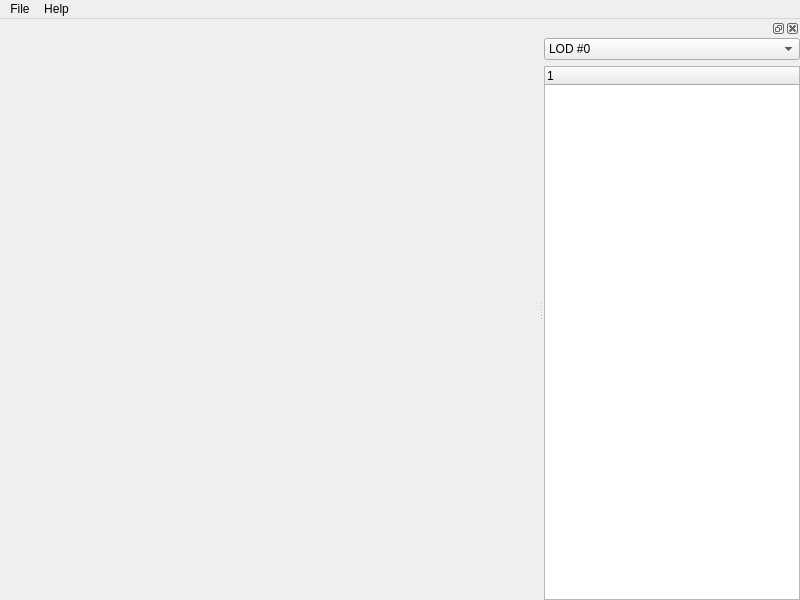
<?xml version="1.0" encoding="UTF-8"?>
<ui version="4.0">
 <class>msvQHAIMainWindow</class>
 <widget class="QMainWindow" name="msvQHAIMainWindow">
  <property name="geometry">
   <rect>
    <x>0</x>
    <y>0</y>
    <width>800</width>
    <height>600</height>
   </rect>
  </property>
  <property name="windowTitle">
   <string>HAI - Multi Scale Visualization Toolkit</string>
  </property>
  <widget class="QWidget" name="centralwidget">
   <layout class="QVBoxLayout" name="verticalLayout_3" stretch="1">
    <property name="margin">
     <number>0</number>
    </property>
    <item>
     <widget class="QVTKWidget" name="threeDView" native="true"/>
    </item>
   </layout>
  </widget>
  <widget class="QMenuBar" name="menubar">
   <property name="geometry">
    <rect>
     <x>0</x>
     <y>0</y>
     <width>800</width>
     <height>21</height>
    </rect>
   </property>
   <widget class="QMenu" name="menuFile">
    <property name="title">
     <string>File</string>
    </property>
    <addaction name="actionOpen"/>
    <addaction name="actionClose"/>
    <addaction name="actionExit"/>
   </widget>
   <widget class="QMenu" name="menuHelp">
    <property name="title">
     <string>Help</string>
    </property>
    <addaction name="actionAboutHAIApplication"/>
   </widget>
   <addaction name="menuFile"/>
   <addaction name="menuHelp"/>
  </widget>
  <widget class="QDockWidget" name="haiReviewPanel">
   <property name="allowedAreas">
    <set>Qt::LeftDockWidgetArea|Qt::RightDockWidgetArea</set>
   </property>
   <attribute name="dockWidgetArea">
    <number>2</number>
   </attribute>
   <widget class="QWidget" name="dockWidgetContents_3">
    <layout class="QVBoxLayout" name="verticalLayout">
     <property name="margin">
      <number>0</number>
     </property>
     <item>
      <widget class="QComboBox" name="lodComboBox">
       <item>
        <property name="text">
         <string>LOD #0</string>
        </property>
       </item>
       <item>
        <property name="text">
         <string>LOD #1</string>
        </property>
       </item>
       <item>
        <property name="text">
         <string>LOD #2</string>
        </property>
       </item>
      </widget>
     </item>
     <item>
      <widget class="QTreeWidget" name="organsTreeWidget">
       <column>
        <property name="text">
         <string notr="true">1</string>
        </property>
       </column>
      </widget>
     </item>
    </layout>
   </widget>
  </widget>
  <action name="actionOpen">
   <property name="text">
    <string>Open...</string>
   </property>
   <property name="shortcut">
    <string>Ctrl+O</string>
   </property>
   <property name="iconVisibleInMenu">
    <bool>true</bool>
   </property>
  </action>
  <action name="actionExit">
   <property name="text">
    <string>Exit</string>
   </property>
   <property name="shortcut">
    <string>Ctrl+Q</string>
   </property>
  </action>
  <action name="actionClose">
   <property name="text">
    <string>Close</string>
   </property>
   <property name="shortcut">
    <string>Ctrl+X</string>
   </property>
  </action>
  <action name="actionAboutHAIApplication">
   <property name="text">
    <string>About HAI Application</string>
   </property>
   <property name="iconVisibleInMenu">
    <bool>true</bool>
   </property>
  </action>
 </widget>
 <customwidgets>
  <customwidget>
   <class>QVTKWidget</class>
   <extends>QWidget</extends>
   <header>QVTKWidget.h</header>
   <container>1</container>
  </customwidget>
 </customwidgets>
 <resources/>
 <connections/>
</ui>
